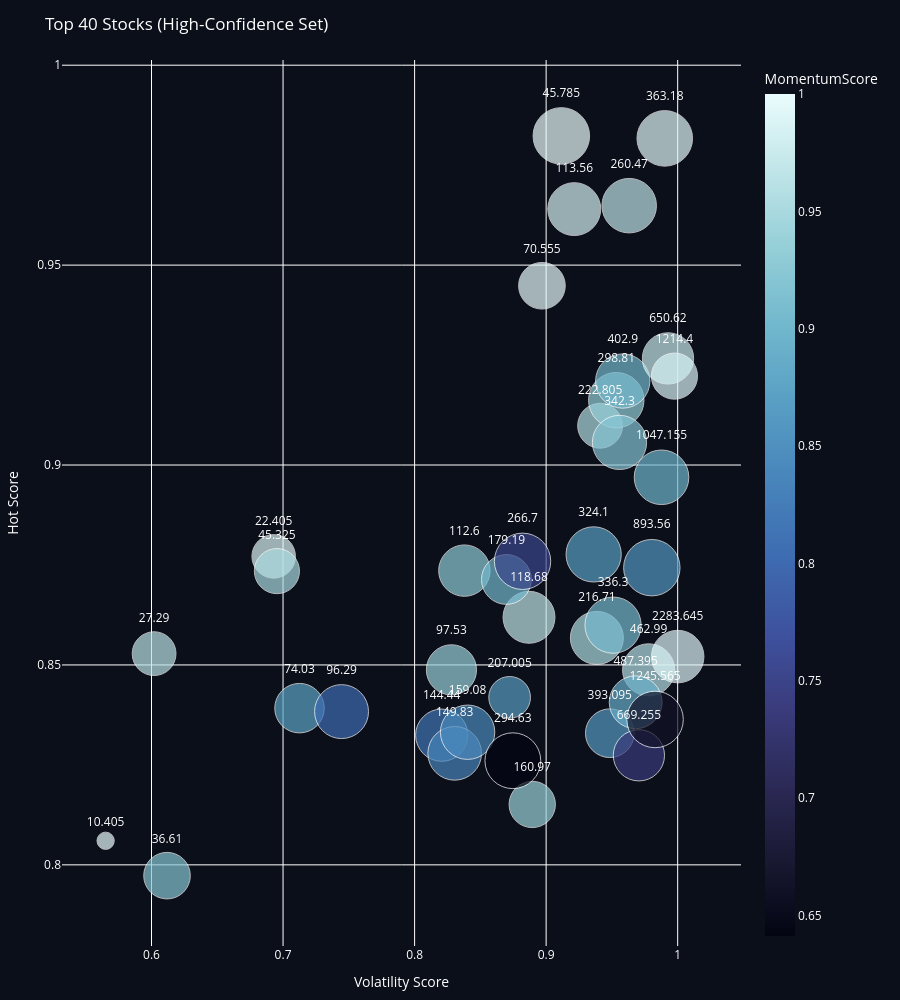

Notebook code for this chart:
### Code cell
fig = px.scatter(
    top40.sort_values(by=["regularMarketPrice", "HotScore"] ,ascending=True),
    x="VolatilityScore",
    y="HotScore",
    size="TrendScore",
    color="MomentumScore",
    text="regularMarketPrice",
    hover_name="symbol",
    color_continuous_scale="ice",
    size_max=40
)

fig.update_traces(
    textposition="top center",
    marker=dict(line=dict(width=1, color="white"))
)

fig.update_layout(
    title="Top 40 Stocks (High-Confidence Set)",
    xaxis_title="Volatility Score",
    yaxis_title="Hot Score",
    
    plot_bgcolor="#0b0f1a",
    paper_bgcolor="#0b0f1a",
    font_color="white",

    height=1000,
    margin=dict(l=40, r=40, t=60, b=40)
)

fig.show ()

chart_paths = os.path.join(OUTPUT_TOP, "scatter_volatility.html")
fig.write_html(chart_paths, include_plotlyjs="cdn")

### Figure 1 — Plotly figure (JSON) as saved in the notebook; plotly's stock layout.template omitted (floating-point values rounded to 4 significant figures)
{"data": [{"hovertemplate": "<b>%{hovertext}</b><br><br>VolatilityScore=%{x}<br>HotScore=%{y}<br>TrendScore=%{marker.size}<br>regularMarketPrice=%{text}<br>MomentumScore=%{marker.color}<extra></extra>", "hovertext": ["BB", "NRIX", "NESR", "MWH", "DFTX", "DPC", "TECH", "HNGE", "AGYS", "TWST", "RVTY", "KYMR", "UCTT", "RGEN", "HRI", "NOVT", "FLEX", "RVMD", "QCOM", "MOH", "GLW", "ASND", "BELFA", "LGND", "BIO", "PRAX", "SXI", "ONTO", "AYI", "LRCX", "MKSI", "TER", "CIEN", "AMAT", "WDC", "ARGX", "CAT", "MU", "MTD", "SNDK"], "legendgroup": "", "marker": {"color": [0.9975, 0.9877, 0.9631, 0.9214, 0.9509, 1.0, 0.9951, 0.8747, 0.8034, 0.9361, 0.9287, 0.9828, 0.9681, 0.8157, 0.8354, 0.8428, 0.9386, 0.9017, 0.8673, 0.9533, 0.9558, 0.9656, 0.7543, 0.6413, 0.9337, 0.8698, 0.9066, 0.9189, 0.9926, 0.8624, 0.9042, 0.9607, 0.8894, 0.973, 0.7371, 0.8575, 0.8993, 0.9853, 0.6634, 0.9902], "coloraxis": "coloraxis", "line": {"color": "white", "width": 1}, "size": [0.09337, 0.5921, 0.5995, 0.6781, 0.6364, 1.0, 0.6806, 0.7666, 0.9091, 0.7862, 0.8256, 0.8747, 0.8428, 0.8526, 0.8993, 0.9238, 0.6708, 0.774, 0.543, 0.8771, 0.629, 0.9287, 0.9926, 0.973, 0.9607, 0.9533, 0.9877, 0.9189, 0.9656, 0.7396, 0.9214, 0.8477, 0.8722, 0.8231, 0.8206, 0.9951, 0.9312, 0.6658, 0.9975, 0.8624], "sizemode": "area", "sizeref": 0.000625, "symbol": "circle"}, "mode": "markers+text", "name": "", "orientation": "v", "showlegend": false, "text": [10.4, 22.41, 27.29, 36.61, 45.33, 45.78, 70.56, 74.03, 96.29, 97.53, 112.6, 113.6, 118.7, 144.4, 149.8, 159.1, 161.0, 179.2, 207.0, 216.7, 222.8, 260.5, 266.7, 294.6, 298.8, 324.1, 336.3, 342.3, 363.2, 393.1, 402.9, 463.0, 487.4, 650.6, 669.3, 893.6, 1047.0, 1214.0, 1246.0, 2284.0], "textposition": "top center", "type": "scatter", "x": [0.5651, 0.6929, 0.602, 0.6118, 0.6953, 0.9115, 0.8968, 0.7125, 0.7445, 0.828, 0.8378, 0.9214, 0.887, 0.8206, 0.8305, 0.8403, 0.8894, 0.8698, 0.8722, 0.9386, 0.941, 0.9631, 0.8821, 0.8747, 0.9533, 0.9361, 0.9509, 0.9558, 0.9902, 0.9484, 0.9582, 0.9779, 0.9681, 0.9926, 0.9705, 0.9803, 0.9877, 0.9975, 0.9828, 1.0], "xaxis": "x", "y": [0.806, 0.8771, 0.8528, 0.7973, 0.8735, 0.9823, 0.9448, 0.8392, 0.8383, 0.8488, 0.8736, 0.964, 0.8619, 0.8324, 0.8279, 0.8332, 0.8151, 0.8714, 0.8419, 0.8568, 0.9098, 0.9649, 0.8759, 0.826, 0.9162, 0.8776, 0.86, 0.9057, 0.9817, 0.8329, 0.921, 0.8488, 0.8407, 0.9267, 0.8274, 0.8743, 0.8969, 0.9222, 0.8364, 0.8521], "yaxis": "y"}], "layout": {"coloraxis": {"autocolorscale": false, "colorbar": {"title": {"text": "MomentumScore"}}, "colorscale": [[0, "rgb(3, 5, 18)"], [0.09091, "rgb(25, 25, 51)"], [0.1818, "rgb(44, 42, 87)"], [0.2727, "rgb(58, 60, 125)"], [0.3636, "rgb(62, 83, 160)"], [0.4545, "rgb(62, 109, 178)"], [0.5455, "rgb(72, 134, 187)"], [0.6364, "rgb(89, 159, 196)"], [0.7273, "rgb(114, 184, 205)"], [0.8182, "rgb(149, 207, 216)"], [0.9091, "rgb(192, 229, 232)"], [1, "rgb(234, 252, 253)"]]}, "font": {"color": "white"}, "height": 1000, "legend": {"itemsizing": "constant", "tracegroupgap": 0}, "margin": {"b": 40, "l": 40, "r": 40, "t": 60}, "paper_bgcolor": "#0b0f1a", "plot_bgcolor": "#0b0f1a", "title": {"text": "Top 40 Stocks (High-Confidence Set)"}, "xaxis": {"anchor": "y", "domain": [0, 1], "title": {"text": "Volatility Score"}}, "yaxis": {"anchor": "x", "domain": [0, 1], "title": {"text": "Hot Score"}}}}
